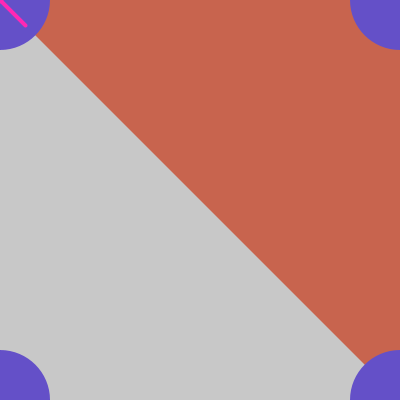
Frame 1 (no input)
Frame 60 (the mouse pressed at the canvas centre just before this capture): identical to frame 1, image omitted
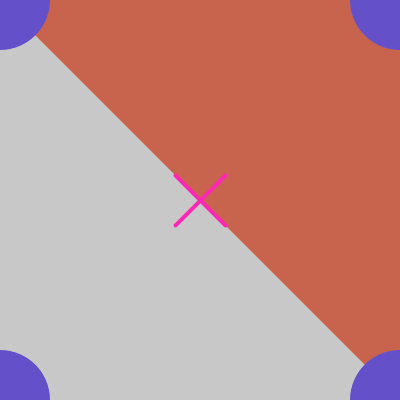
Frame 120 (the mouse held since frame 60 and released just before this capture)

The Processing sketch that drew these frames (run headless with seeded random() and noise(); from frame 60 on, the mouse is pressed at the canvas centre):

// Processing sketch: processing_42222
// ── processing_42222.pde

void setup() {
  size(400, 400);
}


void draw() {
  background(200);
  noStroke();
  fill(200,100,78);
  triangle(0,0, 400,0,400,400);  
  
  fill(100,80,200);
  ellipse(0,0,100,100);
  ellipse(0,400,100,100);
  ellipse(400,0,100,100);
  ellipse(400,400,100,100);
  
  drawCross(mouseX-25, mouseY-25, 50);

} 

void drawCross(float x, float y, float crossSize) {
  stroke(255, 40, 180);
  strokeWeight(4);
  line(x, y, x + crossSize, y + crossSize);
  line(x + crossSize, y, x, y + crossSize);
}
